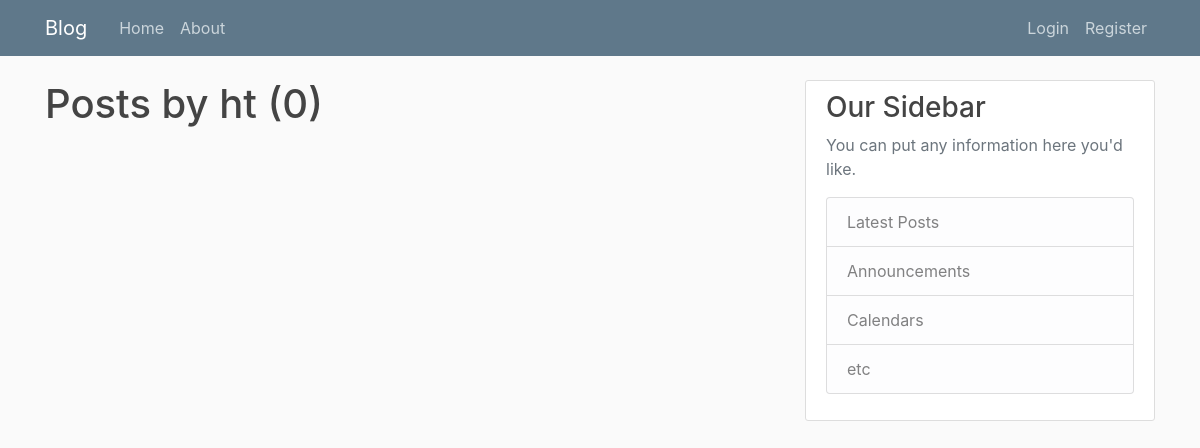
The page /user/ht on the database as committed earlier.
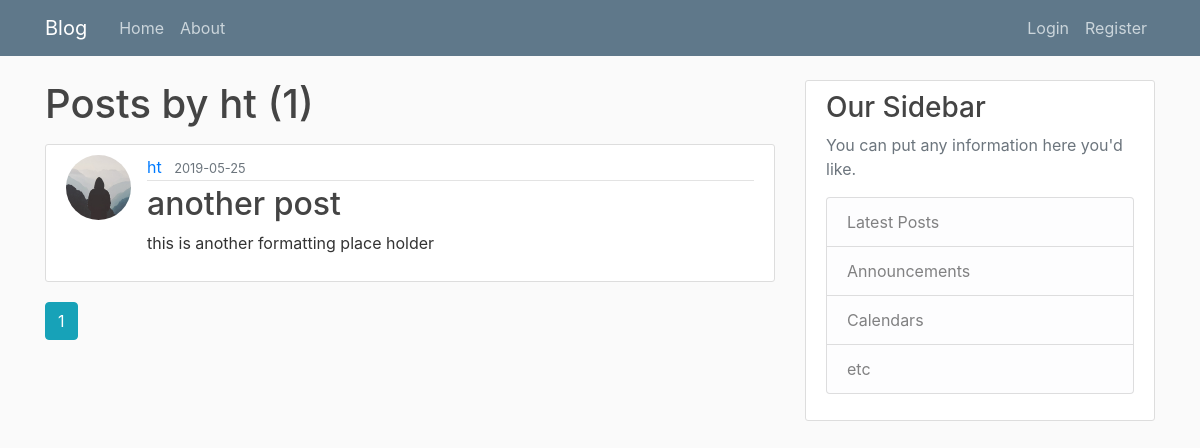
The same page on the database as committed later.
### flaskblog/models.py (models this page shows, shortened)
class Post(db.Model):
    id = db.Column(db.Integer, primary_key=True)
    title = db.Column(db.String(20), nullable=False)
    date_posted = db.Column(db.DateTime, nullable=False, default=datetime.utcnow)
    content = db.Column(db.Text, nullable=False)
    user_id = db.Column(db.Integer, db.ForeignKey('user.id'),nullable=False)

class User(db.Model, UserMixin):
    id = db.Column(db.Integer, primary_key=True)
    username = db.Column(db.String(20), unique=True, nullable=False)
    email = db.Column(db.String(120), unique=True, nullable=False)
    image_file = db.Column(db.String(20), nullable=False, default='default.jpg')
    password = db.Column(db.String(60), nullable=False)
    posts = db.relationship('Post', backref='author', lazy=True)

### flaskblog/routes.py (the view)
@app.route("/user/<string:username>")
def user_posts(username):
    page = request.args.get('page', 1, type=int)
    user = User.query.filter_by(username=username).first_or_404()
    posts = Post.query.filter_by(author=user).order_by(Post.date_posted.desc()).paginate(page=page, per_page=5)
    return render_template('user_posts.html', posts=posts, user=user)

### flaskblog/templates/user_posts.html
{% extends "layout.html" %}
{% block content %}
    <h1 class="mb-3">Posts by {{ user.username }} ({{ posts.total }})</h1>
    {% for post in posts.items %}
        <article class="media content-section">
          <img class="rounded-circle article-img" src="{{ url_for('static', filename='profile_pics/' + post.author.image_file) }}" >
          <div class="media-body">
            <div class="article-metadata">
              <a class="mr-2" href="{{ url_for('user_posts', username=post.author.username ) }}">{{ post.author.username }}</a>
              <small class="text-muted">{{ post.date_posted.strftime('%Y-%m-%d') }}</small>
            </div>
            <h2><a class="article-title" href="{{ url_for('post', post_id=post.id) }}">{{ post.title }}</a></h2>
            <p class="article-content">{{ post.content }}</p>
          </div>
        </article>
    {% endfor %}
    {% for page_num in posts.iter_pages(left_edge=1, right_edge=1, left_current=1, right_current=2 ) %}
      {% if page_num %}
        {% if posts.page == page_num %}
          <a class="btn btn-info mb-4" href="{{ url_for('user_posts', username=user.username, page=page_num) }}">{{ page_num }}</a>
        {% else %}
          <a class="btn btn-outline-info mb-4" href="{{ url_for('user_posts', username=user.username, page=page_num) }}">{{ page_num }}</a>
        {% endif %}
      {% else %}
        ...
      {% endif %}
    {% endfor %}
{% endblock content%}

Rows that differ between the two databases and show on the page:
added Post: image_file (placeholder picture), author.username "ht", date_posted "2019-05-25", title "another post", content "this is another formatting place holder"
Other text that changed with them:
{{ posts.total }}: "0" → "1"
new list line: "1"
